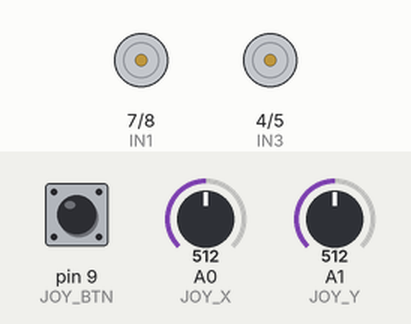
A sketch run on a simulated Arduino Uno, built with avr-gcc and run on an emulated ATmega328P. Shown: motor-driver pin pairs drawn as motors (green arrow = first pin HIGH = forward, orange = second pin HIGH = backward, longer = more drive, scaled by the enable pin). The test bench sets the inputs (shaded band); at power-on: A0 (JOY_X) = 512, A1 (JOY_Y) = 512, pin 9 (JOY_BTN) HIGH.

Above: at 1.2 s.
1.3 s: A0 (JOY_X) set to 604
2.8 s: A0 (JOY_X) set to 624
At 3.2 s:
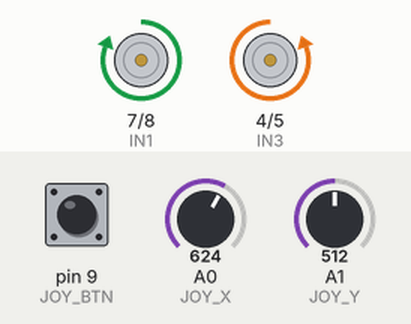
4.3 s: A1 (JOY_Y) set to 599
5.8 s: A1 (JOY_Y) set to 620
At 7.0 s:
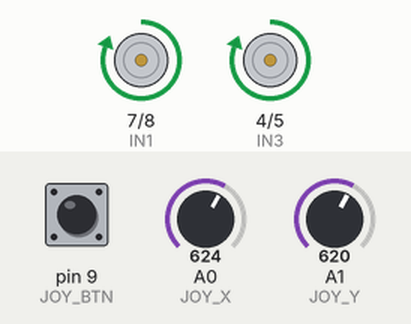
7.3 s: A1 (JOY_Y) set to 306
At 8.2 s:
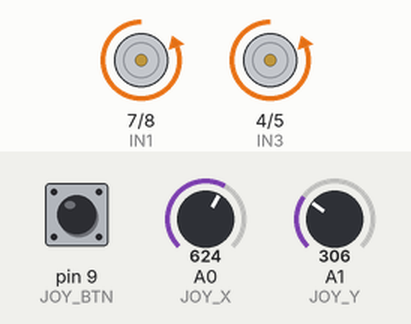
8.8 s: A1 (JOY_Y) set to 402
10.3 s: A1 (JOY_Y) set to 425
At 10.8 s:
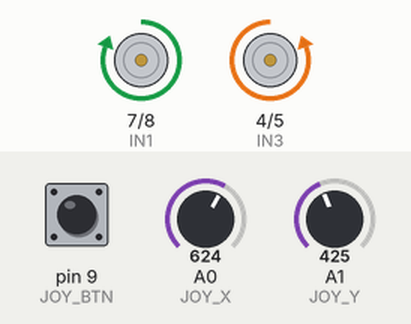
Timing chart, 0 to 12.8 s (numbered marks = the images above; inputs shaded):
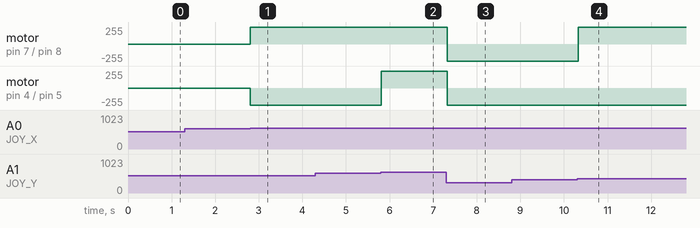

Measured:
- the behaviour switches between 612 and 613 on A0 (JOY_X) (found by bisection; images 0 and 1)
- the behaviour switches between 612 and 613 on A1 (JOY_Y) (found by bisection; images 1 and 2)
- the behaviour switches between 411 and 412 on A1 (JOY_Y) (found by bisection; images 3 and 4)
- after the input at 1.3 s, every drawn part: stays the same
- after the input at 2.8 s, motor on pin 7 (IN1) / pin 8 (IN2): stopped → forward 255/255 at once; motor on pin 4 (IN3) / pin 5 (IN4): stopped → backward 255/255 at once
- after the input at 4.3 s, every drawn part: stays the same
- after the input at 5.8 s, motor on pin 4 (IN3) / pin 5 (IN4): backward 255/255 → forward 255/255 at once
- after the input at 7.3 s, motor on pin 7 (IN1) / pin 8 (IN2), motor on pin 4 (IN3) / pin 5 (IN4): forward 255/255 → backward 255/255 at once
- after the input at 8.8 s, every drawn part: stays the same
- after the input at 10.3 s, motor on pin 7 (IN1) / pin 8 (IN2): backward 255/255 → forward 255/255 at once

The sketch:

sketch_feb4d.ino
```cpp
#include <NewPing.h>

// Constants for HC-SR04 ultrasonic sensor
#define TRIGGER_PIN 11  // Input pin for HC-SR04
#define ECHO_PIN 12     // Output pin for HC-SR04
#define SAFE_DIST 8     // Desired distance between robot and object (in cm)
#define MAX_RANGE 100   // Maximum range for ultrasonic sensor

// Create NewPing object for ultrasonic sensor
NewPing sonar(TRIGGER_PIN, ECHO_PIN, MAX_RANGE);
int distance;

// Pin definitions for DC motors controlled by L298N
#define IN1 7
#define IN2 8
#define IN3 4
#define IN4 5
#define ENA 2  // Enable pin for motor A
#define ENB 6  // Enable pin for motor B

// Pin definitions for joystick
#define JOY_X A0 // X-axis pin
#define JOY_Y A1 // Y-axis pin
#define JOY_BTN 9 // Button pin

void setup() {
  // Motor pins setup
  pinMode(IN1, OUTPUT);
  pinMode(IN2, OUTPUT);
  pinMode(IN3, OUTPUT);
  pinMode(IN4, OUTPUT);
  pinMode(ENA, OUTPUT);
  pinMode(ENB, OUTPUT);

  // Joystick pin setup
  pinMode(JOY_BTN, INPUT_PULLUP); // Button with internal pull-up

  // Initialize motor speeds
  analogWrite(ENA, 255); // Full speed for motor A
  analogWrite(ENB, 255); // Full speed for motor B
}

void moveForward() {
  digitalWrite(IN1, HIGH);
  digitalWrite(IN2, LOW);
  digitalWrite(IN3, HIGH);
  digitalWrite(IN4, LOW);
}

void moveBackward() {
  digitalWrite(IN1, LOW);
  digitalWrite(IN2, HIGH);
  digitalWrite(IN3, LOW);
  digitalWrite(IN4, HIGH);
}

void stopMovement() {
  digitalWrite(IN1, LOW);
  digitalWrite(IN2, LOW);
  digitalWrite(IN3, LOW);
  digitalWrite(IN4, LOW);
}

void turnLeft() {
  digitalWrite(IN1, LOW);
  digitalWrite(IN2, HIGH);
  digitalWrite(IN3, HIGH);
  digitalWrite(IN4, LOW);
}

void turnRight() {
  digitalWrite(IN1, HIGH);
  digitalWrite(IN2, LOW);
  digitalWrite(IN3, LOW);
  digitalWrite(IN4, HIGH);
}

void loop() {
  int xValue = analogRead(JOY_X); // Read X-axis value
  int yValue = analogRead(JOY_Y); // Read Y-axis value
  bool buttonPressed = digitalRead(JOY_BTN) == LOW;

  // Define dead zone to prevent unwanted movement
  int deadZone = 100;
  int center = 512;

  if (yValue > center + deadZone) {
    moveForward();
  } else if (yValue < center - deadZone) {
    moveBackward();
  } else if (xValue > center + deadZone) {
    turnRight();
  } else if (xValue < center - deadZone) {
    turnLeft();
  } else {
    stopMovement();
  }

  // Check if joystick button is pressed (for additional functionality)
  if (buttonPressed) {
    // Example: Stop robot when button is pressed
    stopMovement();
  }
  delay(100); // Small delay to avoid erratic movements
}
```
